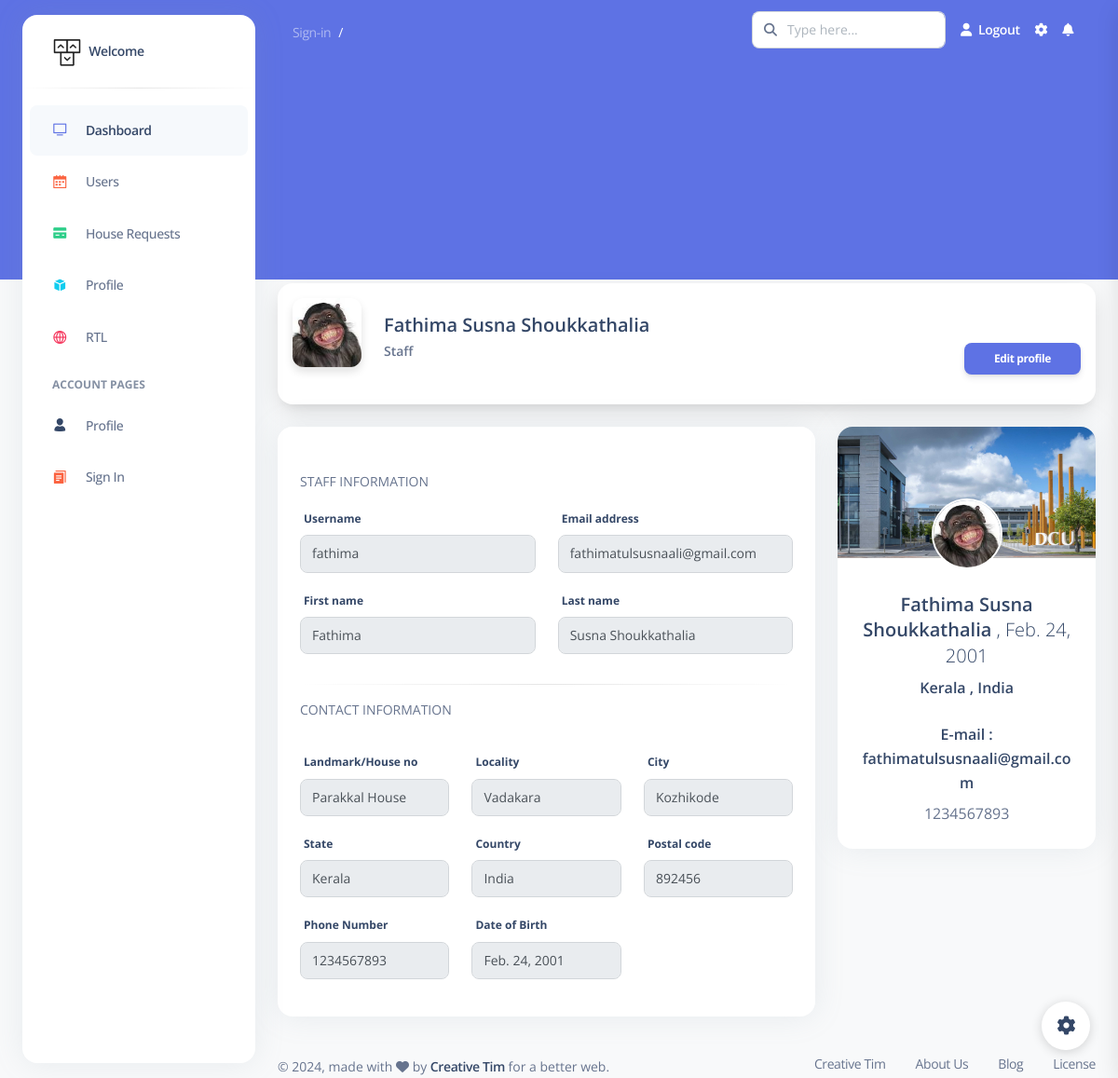
The page /profile/2 on the database its author committed.
### cadmin/models.py (models this page shows)
class staff_details(models.Model):
    user_id = models.IntegerField()
    staff_email = models.EmailField()
    staff_land_mark = models.CharField(max_length = 70 , default = "Not specified")
    staff_locality = models.CharField(max_length = 50 , blank = True)
    staff_city = models.CharField(max_length = 50 , blank = True)
    staff_state = models.CharField(max_length = 50 , default = "Not specified")
    staff_country = models.CharField(max_length = 30 , default = "Not specified")
    staff_pin = models.IntegerField(null = True)
    staff_phone = models.BigIntegerField()
    staff_dob = models.DateField()
    staff_img = models.ImageField(upload_to='images/' , null=True)
    staff_status = models.BooleanField(default=True)

### cadmin/views.py (the view)
# urls.py: path('profile/<int:staff_id>' , views.profile , name="profile")
def profile(request , staff_id):
    staff = User.objects.get(id=staff_id)
    if staff_details.objects.filter(user_id=staff_id).exists():
        details = staff_details.objects.get(user_id = staff_id)
        return render(request , 'staff/staff_profile/profile.html' , {'details':details , 'staff':staff})
    else:
        return redirect('create_profile')

### templates/staff/staff_profile/profile.html (shortened to what this page needs)
{% extends 'bases/staffbase.html' %}
{% load static %}
{% block content %}
<div class="card shadow-lg mx-4 card-profile-bottom">
  <div class="card-body p-3">
    <div class="row gx-4">
      <div class="col-auto">
        <div class="avatar avatar-xl position-relative">
          <img src="{{ details.staff_img.url }}" alt="profile_image" class="w-100 border-radius-lg shadow-sm">
        </div>
      </div>
      <div class="col-auto my-auto">
        <div class="h-100">
          <h5 class="mb-1">
            {{ staff.first_name }} {{staff.last_name}}
          </h5>
          <p class="mb-0 font-weight-bold text-sm">
            Staff
          </p>
        </div>
      </div>
    </div>
    <button style="margin-top: -4%; float: right;" type="submit"
    class="btn btn-primary btn-sm ms-auto"><a href="{% url 'edit_staff_profile' user_id=user.id %}" style="color:white;">Edit profile</a></button>
  </div>
</div>
<div class="container-fluid py-4">
  <div class="row">
    <div class="col-md-8">
      <div class="card">
        <div class="card-header pb-0">
        </div>
        <form method="POST" enctype="multipart/form-data">
          <div class="card-body">
            <p class="text-uppercase text-sm">Staff Information</p>
            <div class="row">
              <div class="col-md-6">
                <div class="form-group">
                  <label for="example-text-input" class="form-control-label">Username</label>
                  <input class="form-control" type="text" disabled value="{{staff.username}}">
                </div>
              </div>
              <div class="col-md-6">
                <div class="form-group">
                  <label for="example-text-input" class="form-control-label">Email address</label>
                  <input class="form-control" type="email" disabled value="{{staff.email}}">
                </div>
              </div>
              <div class="col-md-6">
                <div class="form-group">
                  <label for="example-text-input" class="form-control-label">First name</label>
                  <input class="form-control" type="text" disabled value="{{staff.first_name}}">
                </div>
              </div>
              <div class="col-md-6">
                <div class="form-group">
                  <label for="example-text-input" class="form-control-label">Last name</label>
                  <input class="form-control" type="text" disabled value="{{staff.last_name}}">
                </div>
              </div>
            </div>
            <hr class="horizontal dark">
            <p class="text-uppercase text-sm">Contact Information</p>
            <div class="row">
              <div class="col-md-12">
              </div>
              <div class="col-md-4">
                <div class="form-group">
                  <label for="example-text-input"  class="form-control-label">Landmark/House no</label>
                  <input class="form-control" value="{{details.staff_land_mark}}" disabled type="text" name="staff_land_mark" placeholder="eg: Example House">
                </div>
              </div>
              <div class="col-md-4">
                <div class="form-group">
                  <label for="example-text-input" class="form-control-label">Locality</label>
                  <input class="form-control" value="{{details.staff_locality}}" disabled type="text" name="staff_locality" placeholder="eg: Thicket Street">
                </div>
              </div>
              <div class="col-md-4">
                <div class="form-group">
                  <label for="example-text-input" class="form-control-label">City</label>
                  <input class="form-control" value="{{details.staff_city}}" disabled type="text" name="staff_city" placeholder="eg: Lavasa">
                </div>
              </div>
              <div class="col-md-4">
                <div class="form-group">
                  <label for="example-text-input" class="form-control-label">State</label>
                  <input class="form-control" value="{{details.staff_state}}" disabled type="text" name="staff_state" placeholder="eg: Maharastra">
                </div>
              </div>
              <div class="col-md-4">
                <div class="form-group">
                  <label for="example-text-input" class="form-control-label">Country</label>
                  <input class="form-control" value="{{details.staff_country}}" disabled type="text" name="staff_country" placeholder="eg: India">
                </div>
              </div>
              <div class="col-md-4">
                <div class="form-group">
                  <label for="example-text-input" class="form-control-label">Postal code</label>
                  <input class="form-control" value="{{details.staff_pin}}" disabled type="text" name="staff_pin" placeholder="eg: 897605">
                </div>
              </div>
              <div class="col-md-4">
                <div class="form-group">
                  <label for="example-text-input" class="form-control-label">Phone Number</label>
                  <input class="form-control" value="{{details.staff_phone}}" disabled type="text" name="staff_phone" placeholder="9012345677">
                </div>
              </div>
              <div class="col-md-4">
                <div class="form-group">
                  <label for="example-text-input" class="form-control-label">Date of Birth</label>
                  <input class="form-control" value="{{details.staff_dob}}" disabled name="staff_dob" type="text">
                </div>
              </div>
              <div class="col-md-4">
              </div>
            </div>
          </div>
        </form>
      </div>
    </div>
    <div class="col-md-4">
      <div class="card card-profile">
        <img src="{% static 'img/bg-profile.jpg' %}" alt="Image placeholder" class="card-img-top">
        <div class="row justify-content-center">
          <div class="col-4 col-lg-4 order-lg-2">
            <div class="mt-n4 mt-lg-n6 mb-4 mb-lg-0">
              <a href="javascript:;">
                <img src="{{ details.staff_img.url }}" class="rounded-circle img-fluid border border-2 border-white">
              </a>
            </div>
          </div>
        </div>
        <div class="card-body pt-0">
          <div class="text-center mt-4">
            <h5>
              {{ staff.first_name }} {{ staff.last_name }} <span class="font-weight-light">, {{ details.staff_dob }}</span>
            </h5>
            <div class="h6 font-weight-300">
              {{details.staff_state}} , {{details.staff_country}}
            </div>
            <div class="h6 mt-4">
              E-mail : {{staff.email}}
            </div>
            <div>
              {{details.staff_phone}}
            </div>
          </div>
        </div>
      </div>
    </div>
  </div>
</div>
{% endblock content %}

### templates/bases/staffbase.html (shortened to what this page needs)
{% load static %}
<!DOCTYPE html>
<html lang="en">
<head>
  <link href="{% static 'css/nucleo-icons.css' %}" rel="stylesheet" />
  <link href="{% static 'css/nucleo-svg.css' %}" rel="stylesheet" />
  <link href="{% static 'css/nucleo-svg.css' %}" rel="stylesheet" />
  <link id="pagestyle" href="{% static 'css/argon-dashboard.css' %}" rel="stylesheet" />
</head>
<body class="g-sidenav-show   bg-gray-100">
  <div class="min-height-300 bg-primary position-absolute w-100"></div>
  <aside class="sidenav bg-white navbar navbar-vertical navbar-expand-xs border-0 border-radius-xl my-3 fixed-start ms-4 " id="sidenav-main">
    <div class="sidenav-header">
      <a class="navbar-brand m-0" href=" https://demos.creative-tim.com/argon-dashboard/pages/dashboard.html " target="_blank">
        <img src="{% static 'img/logo-ct-dark.png' %}" class="navbar-brand-img h-100" alt="main_logo">
        <span class="ms-1 font-weight-bold">Welcome {{ request.user.username }}</span>
      </a>
    </div>
    <hr class="horizontal dark mt-0">
    <div class="collapse navbar-collapse  w-auto " id="sidenav-collapse-main">
      <ul class="navbar-nav">
        <li class="nav-item">
          <a class="nav-link active" href="/">
            <div class="icon icon-shape icon-sm border-radius-md text-center me-2 d-flex align-items-center justify-content-center">
              <i class="ni ni-tv-2 text-primary text-sm opacity-10"></i>
            </div>
            <span class="nav-link-text ms-1">Dashboard</span>
          </a>
        </li>
        <li class="nav-item">
          <a class="nav-link " href="{% url 'staff_users_list' %}">
            <div class="icon icon-shape icon-sm border-radius-md text-center me-2 d-flex align-items-center justify-content-center">
              <i class="ni ni-calendar-grid-58 text-warning text-sm opacity-10"></i>
            </div>
            <span class="nav-link-text ms-1">Users</span>
          </a>
        </li>
        <li class="nav-item">
          <a class="nav-link " href="{% url 'house_requests' %}">
            <div class="icon icon-shape icon-sm border-radius-md text-center me-2 d-flex align-items-center justify-content-center">
              <i class="ni ni-credit-card text-success text-sm opacity-10"></i>
            </div>
            <span class="nav-link-text ms-1">House Requests</span>
          </a>
        </li>
        <li class="nav-item">
          <a class="nav-link " href="{% url 'profile' staff_id=request.user.id  %}">
            <div class="icon icon-shape icon-sm border-radius-md text-center me-2 d-flex align-items-center justify-content-center">
              <i class="ni ni-app text-info text-sm opacity-10"></i>
            </div>
            <span class="nav-link-text ms-1">Profile</span>
          </a>
        </li>
        <li class="nav-item">
          <a class="nav-link " href="./pages/rtl.html">
            <div class="icon icon-shape icon-sm border-radius-md text-center me-2 d-flex align-items-center justify-content-center">
              <i class="ni ni-world-2 text-danger text-sm opacity-10"></i>
            </div>
            <span class="nav-link-text ms-1">RTL</span>
          </a>
        </li>
        <li class="nav-item mt-3">
          <h6 class="ps-4 ms-2 text-uppercase text-xs font-weight-bolder opacity-6">Account pages</h6>
        </li>
        <li class="nav-item">
          <a class="nav-link " href="./pages/profile.html">
            <div class="icon icon-shape icon-sm border-radius-md text-center me-2 d-flex align-items-center justify-content-center">
              <i class="ni ni-single-02 text-dark text-sm opacity-10"></i>
            </div>
            <span class="nav-link-text ms-1">Profile</span>
          </a>
        </li>
        <li class="nav-item">
          <a class="nav-link " href="./pages/sign-in.html">
            <div class="icon icon-shape icon-sm border-radius-md text-center me-2 d-flex align-items-center justify-content-center">
              <i class="ni ni-single-copy-04 text-warning text-sm opacity-10"></i>
            </div>
            <span class="nav-link-text ms-1">Sign In</span>
          </a>
        </li>
        <li class="nav-item">
          <a class="nav-link " href="./pages/sign-up.html">
          </a>
        </li>
      </ul>
    </div>
  </aside>
  <main class="main-content position-relative border-radius-lg ">
    <nav class="navbar navbar-main navbar-expand-lg px-0 mx-4 shadow-none border-radius-xl " id="navbarBlur" data-scroll="false">
      <div class="container-fluid py-1 px-3">
        <nav aria-label="breadcrumb">
          <ol class="breadcrumb bg-transparent mb-0 pb-0 pt-1 px-0 me-sm-6 me-5">
            <li class="breadcrumb-item text-sm"><a class="opacity-5 text-white" href="{% url 'admin_login' %}">Sign-in</a></li>
            <li class="breadcrumb-item text-sm text-white active" aria-current="page">{{page}}</li>
          </ol>
        </nav>
        <div class="collapse navbar-collapse mt-sm-0 mt-2 me-md-0 me-sm-4" id="navbar">
          <div class="ms-md-auto pe-md-3 d-flex align-items-center">
            <div class="input-group">
              <span class="input-group-text text-body"><i class="fas fa-search" aria-hidden="true"></i></span>
              <input type="text" class="form-control" placeholder="Type here...">
            </div>
          </div>
          <ul class="navbar-nav  justify-content-end">
            <li class="nav-item d-flex align-items-center">
              <a href="{% url 'admin_logout' %}" class="nav-link text-white font-weight-bold px-0">
                <i class="fa fa-user me-sm-1"></i>
                <span class="d-sm-inline d-none">Logout</span>
              </a>
            </li>
            <li class="nav-item px-3 d-flex align-items-center">
              <a href="javascript:;" class="nav-link text-white p-0">
                <i class="fa fa-cog fixed-plugin-button-nav cursor-pointer"></i>
              </a>
            </li>
            <li class="nav-item dropdown pe-2 d-flex align-items-center">
              <a href="javascript:;" class="nav-link text-white p-0" id="dropdownMenuButton" data-bs-toggle="dropdown" aria-expanded="false">
                <i class="fa fa-bell cursor-pointer"></i>
              </a>
            </li>
          </ul>
        </div>
      </div>
    </nav>
    {% block content %}
    {% endblock content %}
    <footer class="footer pt-3  ">
        <div class="container-fluid">
          <div class="row align-items-center justify-content-lg-between">
            <div class="col-lg-6 mb-lg-0 mb-4">
              <div class="copyright text-center text-sm text-muted text-lg-start">
                © ,
                made with <i class="fa fa-heart"></i> by
                <a href="https://www.creative-tim.com" class="font-weight-bold" target="_blank">Creative Tim</a>
                for a better web.
              </div>
            </div>
            <div class="col-lg-6">
              <ul class="nav nav-footer justify-content-center justify-content-lg-end">
                <li class="nav-item">
                  <a href="https://www.creative-tim.com" class="nav-link text-muted" target="_blank">Creative Tim</a>
                </li>
                <li class="nav-item">
                  <a href="https://www.creative-tim.com/presentation" class="nav-link text-muted" target="_blank">About Us</a>
                </li>
                <li class="nav-item">
                  <a href="https://www.creative-tim.com/blog" class="nav-link text-muted" target="_blank">Blog</a>
                </li>
                <li class="nav-item">
                  <a href="https://www.creative-tim.com/license" class="nav-link pe-0 text-muted" target="_blank">License</a>
                </li>
              </ul>
            </div>
          </div>
        </div>
      </footer>
  </main>
  <div class="fixed-plugin">
    <a class="fixed-plugin-button text-dark position-fixed px-3 py-2">
      <i class="fa fa-cog py-2"> </i>
    </a>
  </div>
</body>
</html>

### static/css/nucleo-svg.css (style rules this page uses)
.icon { display: inline-block; color: #111111; height: 1em; width: 1em; }
.icon-sm { height: 0.8em; width: 0.8em; }
.icon { fill: currentColor; stroke: none; }

### rows shown on the page
staff_details: staff_img (picture), staff_land_mark "Parakkal House", staff_locality "Vadakara", staff_city "Kozhikode", staff_state "Kerala", staff_country "India", staff_pin "892456", staff_phone "1234567893", staff_dob "Feb. 24, 2001"

### other values the page prints
{{ staff.first_name }} "Fathima"
{{ staff.last_name }} "Susna Shoukkathalia"
{{ staff.email }} "fathimatulsusnaali@gmail.com"
